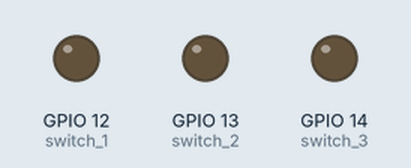
A program run on a simulated ESP32. Parts: output pins drawn as LEDs (lit = HIGH). WiFi joins after 1.5 s; servers stay silent unless stated; uploads are accepted with an empty reply; not simulated (calls return 0 or success): env.h; what the program prints to the serial monitor is not drawn.

Above: at 2.6 s.
At 7.0 s:
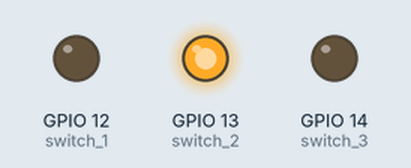
At 9.2 s:
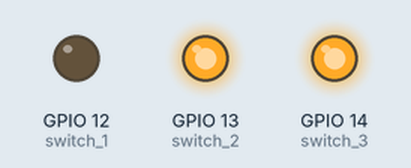
At 11.4 s:
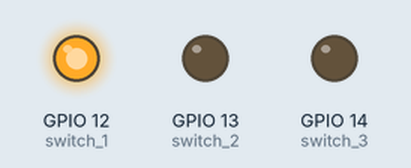
At 15.8 s:
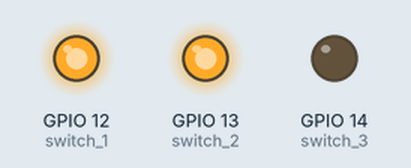
At 22.4 s:
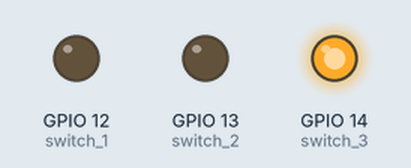
Timing chart, 0 to 24.4 s (numbered marks = the images above):
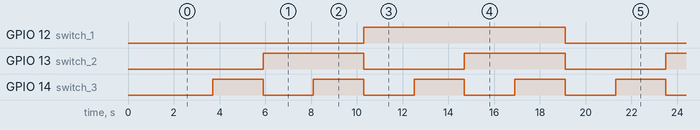

The program:

main.cpp
```cpp
#include <Arduino.h>
#include <Wifi.h>
#include <HTTPClient.h>
#include <ArduinoJson.h>
#include "env.h" // remember to add this file to the .gitignore

#define switch_1 12
#define switch_2 13
#define switch_3 14

const char* host = "ecse-three-led-api.onrender.com";

bool state [8][3]={
  {false,false,false},
  {false,false,true},
  {false,true,false},
  {false,true,true},
  {true,false,false},
  {true,false,true},
  {true,true,false},
  {true,true,true}
};

void setup() {
  pinMode(switch_1, OUTPUT);
  pinMode(switch_2, OUTPUT);
  pinMode(switch_3, OUTPUT);

  Serial.begin(9600);

	// WiFi_SSID and WIFI_PASS should be stored in the env.h
  WiFi.begin(WIFI_SSID, WIFI_PASS);

	// Connect to wifi
  Serial.println("Connecting");
  while(WiFi.status() != WL_CONNECTED) {
    delay(500);
    Serial.print(".");
  }
  Serial.println("");
  Serial.print("Connected to WiFi network with IP Address: ");
  Serial.println(WiFi.localIP());
}

void loop() {
  //Check WiFi connection status
  if(WiFi.status()== WL_CONNECTED){

    HTTPClient http;

    String url = "https://" + String(host) + "/api/state HTTP/1.1";
    http.begin(url);
    http.addHeader("X-API-Key", API_KEY);
    http.addHeader("Content-type", "Application/json");
    http.addHeader("Content-length", "76");

    for(int i=0; i<8; i++){

      // Serialise JSON object into a string to be sent to the API
      StaticJsonDocument<72> doc;
      String httpRequestData;

      digitalWrite(switch_1,state[i][0]);
      digitalWrite(switch_2,state[i][1]);
      digitalWrite(switch_3,state[i][2]);


      doc["light_switch_1"] = state[i][0];
      doc["light_switch_2"] = state[i][1];
      doc["light_switch_3"] = state[i][2];

      serializeJson(doc, httpRequestData);


      // Send HTTP POST request
      int httpResponseCode = http.PUT(httpRequestData);
      String http_response;

      // check reuslt of POST request. negative response code means server wasn't reached


      Serial.print("HTTP Response code: ");
      Serial.println(httpResponseCode);

      http_response = http.getString();
      Serial.println(http_response);

      // Free resources
      http.end();

      delay(2000);

    }

  }
  else {
    Serial.println("WiFi Disconnected");
  }
}
```

Measured:
- by itself, GPIO 12 (switch_1): alternates HIGH for 8.8 s and LOW for 8.8 s
- by itself, GPIO 13 (switch_2): alternates HIGH for 4.4 s and LOW for 4.4 s
- by itself, GPIO 14 (switch_3): alternates HIGH for 2.2 s and LOW for 2.2 s
